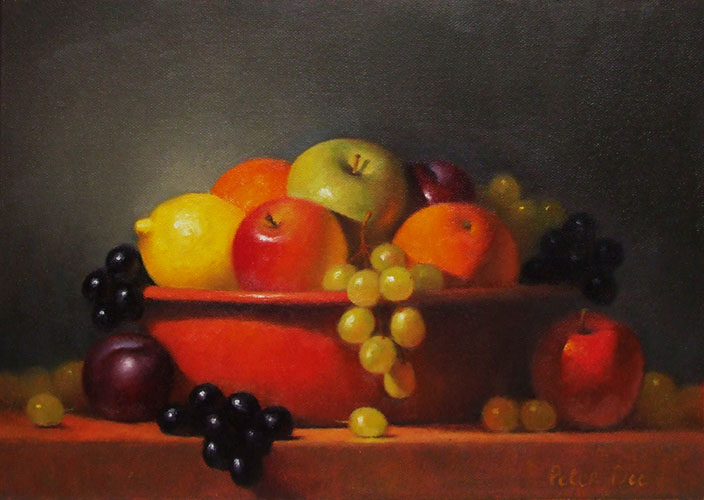
%> input picture matlab/bounding_boxes/salience_boxes/fruit.jpg, 704 x 500 px
$ octave --eval "result = empdist_to_gmm;"   (GNU Octave 9; MATLAB toolbox functions it lacks are replaced by stand-ins)
%> lines starting %> are read from the running program, lines starting %| are printed output that depends on the picture
### matlab/prototype/tools/filtern.m
function y = filtern(h,x)

    % y = filtern(h,x);
    %
    % filters x with h, layer to layer.
    % sum(y,3) will give total activation.
    %
    % if size(h,3) < size(x,3), each layer of x is filtered by h(:,:,1)
    % if size(h,3) > size(x,3), x(:,:,1) is filtered by each layer of h
    %
    % uses replicated padding and returns a map the same size as
    % the input x.


    % pad the x array

        [pr pc] = size(h);
        xp = padarray( x, [pr pc], 'replicate' );


    % compute the first layer
    % if there's a mismatch in the size of the filter or signal,
    % used repeated filter or signal as necessary

        y(:,:,1) = filter2( h(:,:,1), xp(:,:,1), 'same' );

        if size(h,3) < size(xp,3)

            % if the image has fewer layers, only use its first layer
            % and apply each layer of the filter to it
            % (eg, a stack of gabors being applied to a single input image)

            y(:,:,2:size(xp,3)) = 0;
            for i = 2:size(xp,3)
                y(:,:,i) = filter2( h(:,:,1), xp(:,:,i), 'same' );
            end

        elseif size(xp,3) < size(h,3)

            % if the filter has fewer layers, only use its first layer
            % on each layer of the input
            % (should happen much, a bit of a degenerate situation)

            y(:,:,2:size(h,3)) = 0;
            for i = 2:size(h,3)
                y(:,:,i) = filter2( h(:,:,i), xp(:,:,1), 'same' );
            end

        else

            % if they have the same number of layers, then do a layer to
            % filtering
            % (eg, S2 feature is the same stack as the C1 input stack)

            y(:,:,2:size(xp,3)) = 0;
            for i = 2:size(xp,3)
                y(:,:,i) = filter2( h(:,:,i), xp(:,:,i), 'same' );
            end

        end


    % unpad

        r0 = pr + 1;
        rf = r0 + size(x,1) - 1;
        c0 = pc + 1;
        cf = c0 + size(x,2) - 1;

        y = y(r0:rf,c0:cf,:);


end

### matlab/prototype/tools/empdist_to_gmm.m

function [mu,Sigma] = empdist_to_gmm( x, k )

    % [mu,Sigma] = empdist_to_gmm( x, k );
    %
    % builds a gaussian mixture model with k gaussians
    % from an empirical distribution (image)
    %
    % follow with:
    %   coords = gmm_box_coords(mu,Sigma)
    % to get bounding coords on the result, and
    %   draw_box(coords)
    % to see the resulting boxes

    demo_mode = false;
    if ~exist('x','var') || isempty(x)

% [9 lines of commented-out code are left out]

        x = imread('fruit.jpg');
%> x is the input picture: size 500x704x3 uint8; mean R, G, B 85.8, 50.9, 33.1
        x = rgb2gray(x);
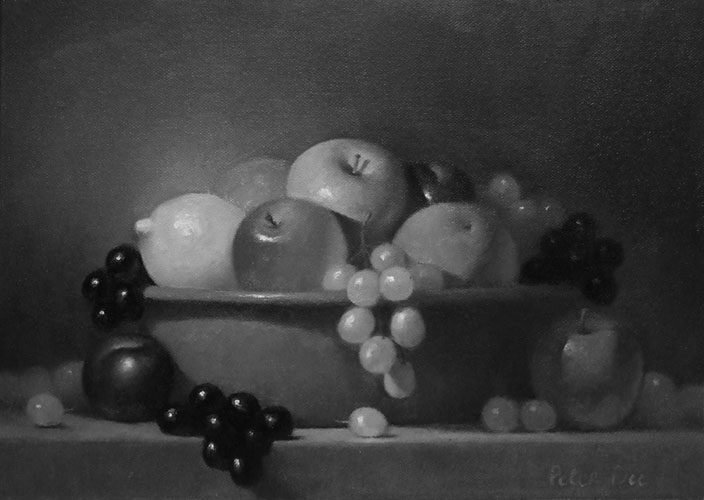
%> x: size 500x704 uint8; min 2, max 236, mean 59.3
        x = filtern( blackman(100)*blackman(100)', x);
%> in filtern, `xp = padarray( x, [pr pc], 'replicate' );`:
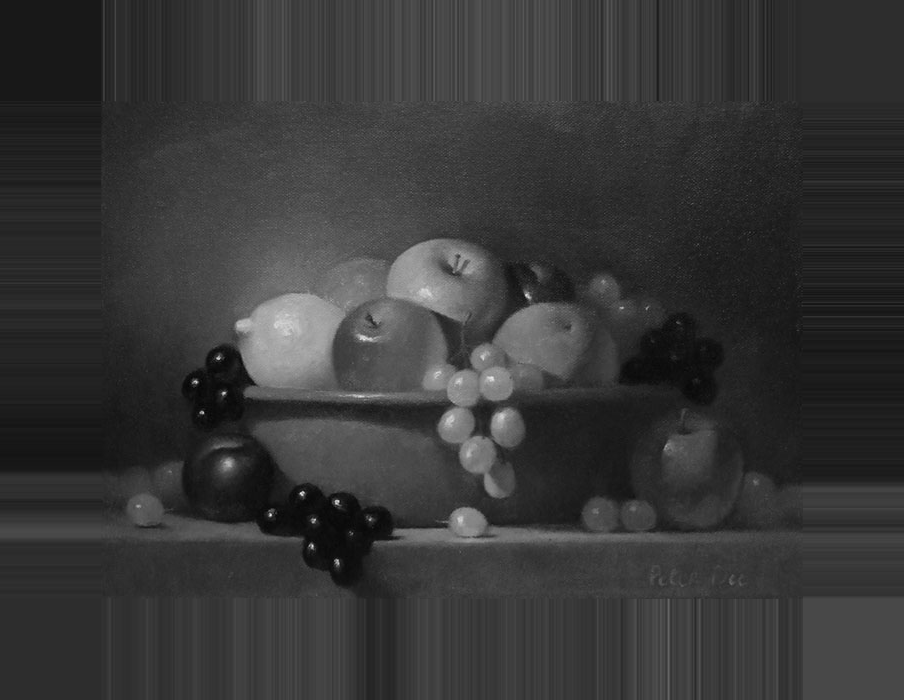
%> xp: size 700x904 uint8; min 2, max 236, mean 55
%> in filtern, `y(:,:,1) = filter2( h(:,:,1), xp(:,:,1), 'same' );`:
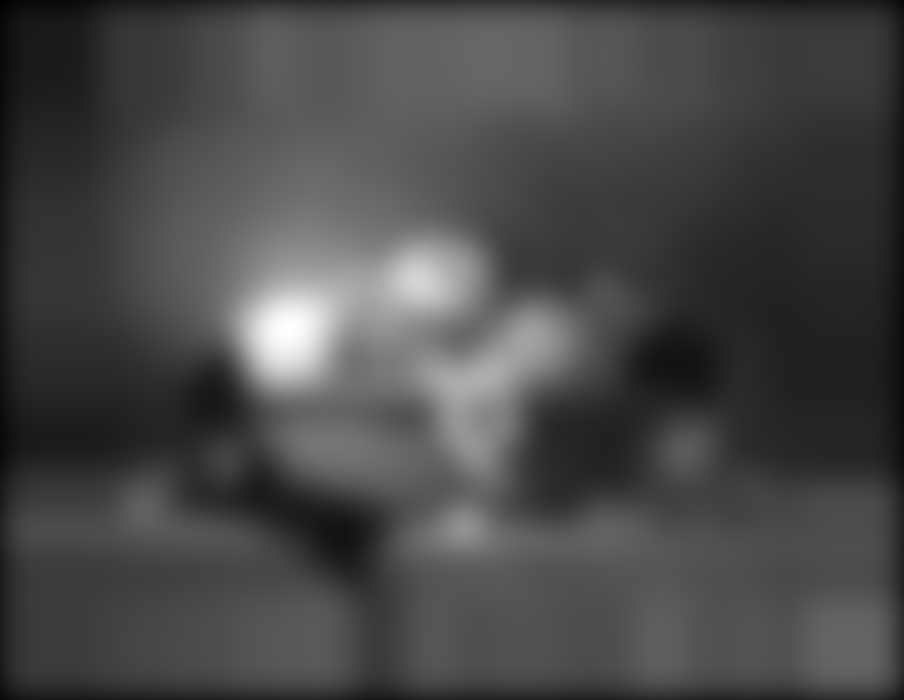
%> y: size 700x904 double; min 11394.9, max 295051, mean 92362.7; drawn with min black and max white
%> in filtern, `y = y(r0:rf,c0:cf,:);`:
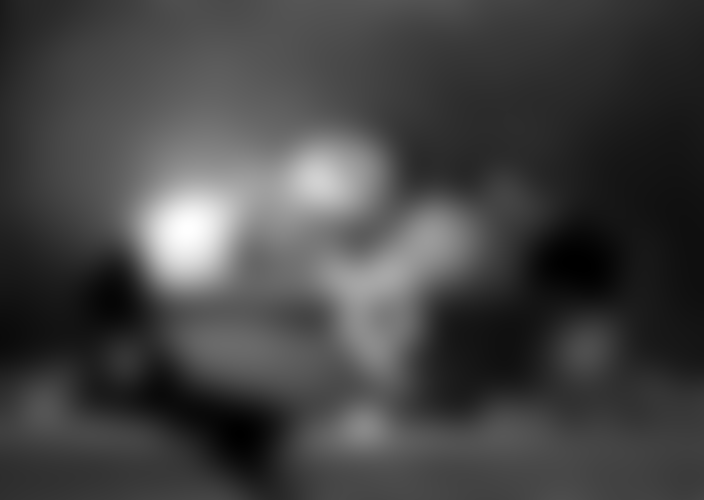
%> y: size 500x704 double; min 31935.9, max 295051, mean 102565.5; drawn with min black and max white
        x = mat2gray(x) - .5;
%> x: size 500x704 double

        demo_mode = true;

    end

    if ~exist('k','var') || isempty(k)
      k = 5;
    end


% sample
    n_levels = 5;
    levels = linspace(min(x(:)),max(x(:)),n_levels+1);
%> levels = [-0.5 -0.3 -0.1 0.1 0.3 0.5]
    levels(1) = [];
    levels(end) = [];

    d = [];
    for li = 1:length(levels)

        [rs, cs] = find( gt(x,levels(li)) );
        d = [d; [rs cs]];

    end

    m = 20000;
    if size(d,1) > m
        d = d( randperm(size(d,1)),:);
        d = d(1:m,:);
    end


% model
    options = statset('Display','final');
    num_reps = 3;
%> (the run ends here)
